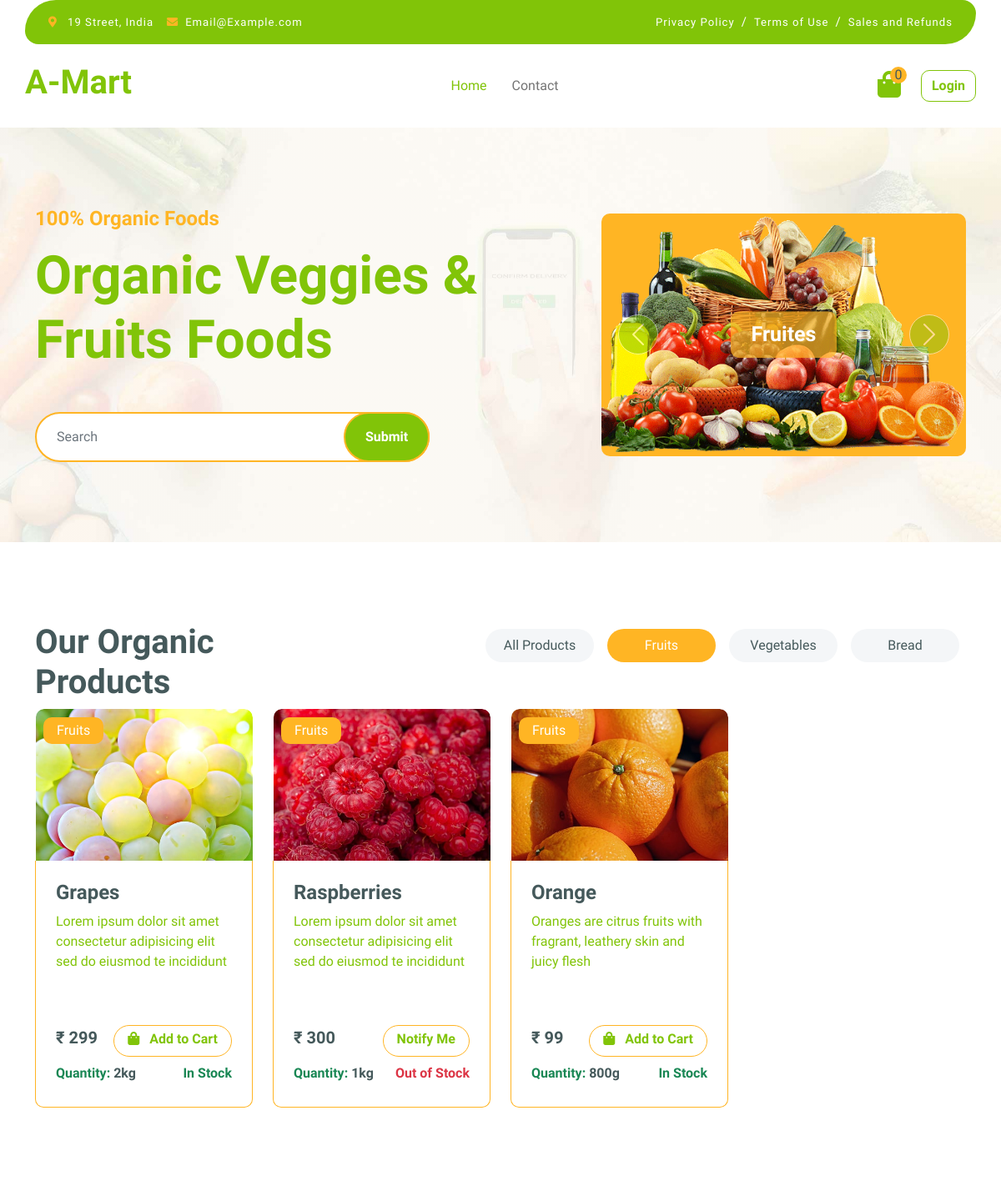
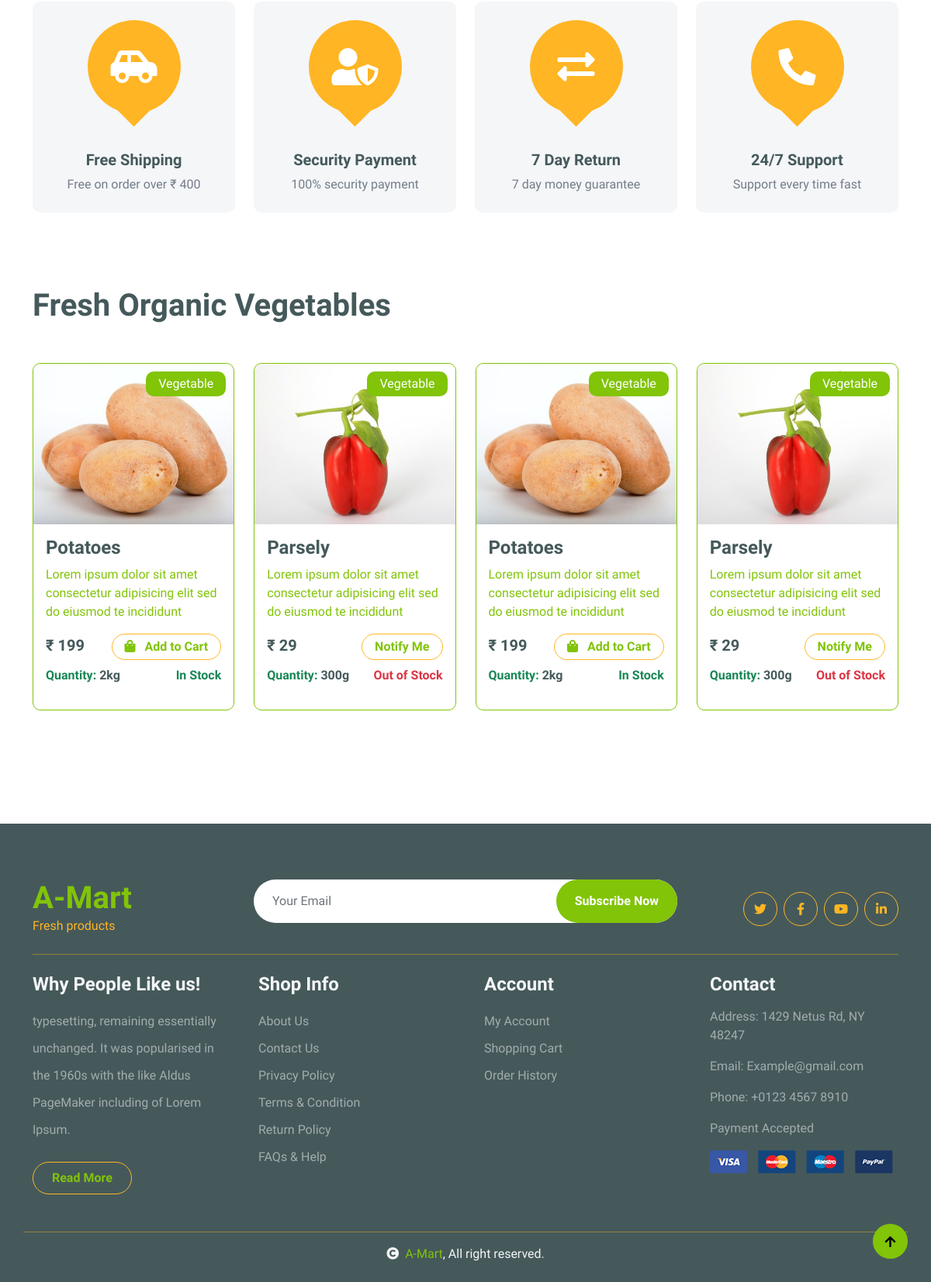
/?category=1, run on the app's committed database (2 pictures, top to bottom).
### mymart/models.py (models this page shows, shortened)
class Category(models.Model):
    name = models.CharField(max_length=100)
    def __str__(self):
        return self.name

class Product(models.Model):
    product_name = models.CharField(max_length=100)
    short_discriptions = models.TextField()
    discriptions = models.TextField()
    prd_category = models.ForeignKey(Category, on_delete=models.CASCADE, null=True)
    price = models.DecimalField(max_digits=10, decimal_places=0)
    stock_quantity = models.IntegerField(default=0, blank=False, null=True)
    prd_weight = models.CharField(max_length=50, blank=False, null=True)
    product_slug = AutoSlugField(populate_from='product_name',unique=True,null=True,default=None)
    image_name = models.CharField(max_length=100, blank=True)
    created_at = models.DateField(auto_now_add=True)
    @property
    def is_in_stock(self):
        return int(self.stock_quantity) > 0

### mymart/views.py (the view)
# urls.py: 2. Add a URL to urlpatterns:  path('', views.home, name='home')
def home(request):
    category_id = request.GET.get('category')
    myproduct = Product.objects.all()
    categories = Category.objects.all()
    vegitable_prd = Product.objects.filter(prd_category_id=2)
    if category_id:
        myproduct = Product.objects.filter(prd_category=category_id)
    if request.method == 'GET':
        search_prd = request.GET.get('search')
        if search_prd != None:
            myproduct = Product.objects.filter(product_name__icontains=search_prd)
    if request.user.is_authenticated: #use for count to cart item
        cart_items = Add_To_Cart.objects.filter(user=request.user)
    else:
        cart_items = []
    data = {
        'products':cart_items,
        'categories':categories,
        'myproduct':myproduct,
        'vegitable_prd':vegitable_prd,
        'selected_category': int(category_id) if category_id else None
    }
    return render(request, 'home.html', data)

### mymart/templates/home.html (shortened to what this page needs)
{% load static %}
<!DOCTYPE html>
<html lang="en">
    <head>
        {% include 'head.html' %}
    </head>
    <body>
         {% include 'header.html' %}
        <div class="container-fluid py-5 mb-5 hero-header">
            <div class="container py-5">
                <div class="row g-5 align-items-center">
                    <div class="col-md-12 col-lg-7">
                        <h4 class="mb-3 text-secondary">100% Organic Foods</h4>
                        <h1 class="mb-5 display-3 text-primary">Organic Veggies & Fruits Foods</h1>
                        <div class="position-relative mx-auto">
                            <form method="get">
                                <input class="form-control border-2 border-secondary w-75 py-3 px-4 rounded-pill" type="text" id="search" name="search" placeholder="Search">
                                <button type="submit" class="btn btn-primary border-2 border-secondary py-3 px-4 position-absolute rounded-pill text-white h-100" style="top: 0; right: 25%;">Submit</button>
                            </form>
                        </div>
                    </div>
                    <div class="col-md-12 col-lg-5">
                        <div id="carouselId" class="carousel slide position-relative" data-bs-ride="carousel">
                            <div class="carousel-inner" role="listbox">
                                <div class="carousel-item active rounded">
                                    <img src="{% static 'img/hero-img-1.png' %}" class="img-fluid w-100 h-100 bg-secondary rounded" alt="First slide">
                                    <a href="#" class="btn px-4 py-2 text-white rounded">Fruites</a>
                                </div>
                            </div>
                            <button class="carousel-control-prev" type="button" data-bs-target="#carouselId" data-bs-slide="prev">
                                <span class="carousel-control-prev-icon" aria-hidden="true"></span>
                            </button>
                            <button class="carousel-control-next" type="button" data-bs-target="#carouselId" data-bs-slide="next">
                                <span class="carousel-control-next-icon" aria-hidden="true"></span>
                            </button>
                        </div>
                    </div>
                </div>
            </div>
        </div>
        <div class="container-fluid fruite py-5">
            <div class="container">
                <div class="tab-class text-center">
                    <div class="row g-4">
                        <div class="col-lg-4 text-start">
                            <h1>Our Organic Products</h1>
                        </div>
                        <div class="col-lg-8 text-end">
                            <ul class="nav nav-pills d-inline-flex text-center mb-5">
                                <li class="nav-item">
                                    <a href="{% url 'home' %}" class="d-flex m-2 py-2 bg-light rounded-pill {% if not selected_category %} active {% endif %}">
                                        <span class="text-dark" style="width: 130px;">All Products</span>
                                    </a>
                                </li>
                                {% for category in categories %}
                                <li class="nav-item">
                                    <a href="{% url 'home' %}?category={{category.id}}" class="d-flex m-2 py-2 bg-light rounded-pill {% if selected_category == category.id %}active{% endif %}" >
                                        <span class="text-dark" style="width: 130px;">{{category.name}}</span>
                                    </a>
                                </li>
                                {% endfor %}
                            </ul>
                        </div>
                    </div>
                    <div class="tab-content">
                        <div class="tab-pane fade show p-0 active">
                            <div class="row g-4">
                                <div class="col-lg-12">
                                    <div class="row g-4">
                                        {% for allproduct in myproduct %}
                                        <div class="col-md-6 col-lg-4 col-xl-3 h-100">
                                            <a href="product-details/{{allproduct.product_slug}}">
                                                <div class="rounded position-relative fruite-item">
                                                    <div class="fruite-img">
                                                        <img src="{%static 'img/'%}{{allproduct.image_name}}.jpg" class="rounded-top" width="260px" height="182px" alt="{{allproduct.image_name}}">
                                                    </div>
                                                    <div class="text-white bg-secondary px-3 py-1 rounded position-absolute" style="top: 10px; left: 10px;">{{allproduct.prd_category}}</div>
                                                    <div class="p-4 border border-secondary border-top-0 rounded-bottom">
                                                        <h4 class="text-start">{{allproduct.product_name}}</h4>
                                                        <p class="text-start" style="height: 120px;">{{allproduct.short_discriptions}}</p>
                                                        <div class="d-flex justify-content-between flex-lg-wrap">
                                                            <p class="text-dark fs-5 fw-bold">₹ {{allproduct.price}}</p>
                                                            {% if allproduct.is_in_stock %}
                                                                {% if user.is_authenticated %}
                                                                    <a href="{% url 'cart' allproduct.id %}" class="btn border border-secondary rounded-pill px-3 py-1 mb-2 text-primary"><i class="fa fa-shopping-bag me-2 text-primary"></i> Add to Cart</a>
                                                                {% else %}
                                                                    <a href="{% url 'view_cart' %}" class="btn border border-secondary rounded-pill px-3 py-1 mb-2 text-primary"><i class="fa fa-shopping-bag me-2 text-primary"></i> Add to Cart</a>
                                                                {% endif %}
                                                            {% else %}
                                                                <a href="javascript:void(0);" class="btn border border-secondary rounded-pill px-3 py-1 mb-2 text-primary"></i> Notify Me</a>
                                                            {% endif %}
                                                        </div>
                                                        <div class="d-flex justify-content-between flex-lg-wrap">
                                                            <p class="fw-bold text-success text-start mb-1">
                                                                Quantity: <span class="text-dark">{{allproduct.prd_weight}}</span>
                                                            </p>
                                                            <p class="mb-0 {% if allproduct.is_in_stock %} text-success {% else %} text-danger {% endif %} fw-bold">
                                                                {% if allproduct.is_in_stock %}
                                                                 In Stock
                                                                {% else %}
                                                                 Out of Stock
                                                                {% endif %}
                                                            </p>
                                                        </div>
                                                    </div>
                                                </div>
                                            </a>
                                        </div>
                                        {% endfor %}
                                    </div>
                                </div>
                            </div>
                        </div>
                    </div>
                </div>
            </div>
        </div>
        <div class="container-fluid featurs py-5">
            <div class="container">
                <div class="row g-4">
                    <div class="col-md-6 col-lg-3">
                        <div class="featurs-item text-center rounded bg-light p-4">
                            <div class="featurs-icon btn-square rounded-circle bg-secondary mb-5 mx-auto">
                                <i class="fas fa-car-side fa-3x text-white"></i>
                            </div>
                            <div class="featurs-content text-center">
                                <h5>Free Shipping</h5>
                                <p class="mb-0">Free on order over ₹ 400</p>
                            </div>
                        </div>
                    </div>
                    <div class="col-md-6 col-lg-3">
                        <div class="featurs-item text-center rounded bg-light p-4">
                            <div class="featurs-icon btn-square rounded-circle bg-secondary mb-5 mx-auto">
                                <i class="fas fa-user-shield fa-3x text-white"></i>
                            </div>
                            <div class="featurs-content text-center">
                                <h5>Security Payment</h5>
                                <p class="mb-0">100% security payment</p>
                            </div>
                        </div>
                    </div>
                    <div class="col-md-6 col-lg-3">
                        <div class="featurs-item text-center rounded bg-light p-4">
                            <div class="featurs-icon btn-square rounded-circle bg-secondary mb-5 mx-auto">
                                <i class="fas fa-exchange-alt fa-3x text-white"></i>
                            </div>
                            <div class="featurs-content text-center">
                                <h5>7 Day Return</h5>
                                <p class="mb-0">7 day money guarantee</p>
                            </div>
                        </div>
                    </div>
                    <div class="col-md-6 col-lg-3">
                        <div class="featurs-item text-center rounded bg-light p-4">
                            <div class="featurs-icon btn-square rounded-circle bg-secondary mb-5 mx-auto">
                                <i class="fa fa-phone-alt fa-3x text-white"></i>
                            </div>
                            <div class="featurs-content text-center">
                                <h5>24/7 Support</h5>
                                <p class="mb-0">Support every time fast</p>
                            </div>
                        </div>
                    </div>
                </div>
            </div>
        </div>
        <div class="container-fluid vesitable py-5">
            <div class="container">
                <h1 class="mb-0">Fresh Organic Vegetables</h1>
                <div class="owl-carousel vegetable-carousel justify-content-center">
                    {% for vegitable in vegitable_prd %}
                    <div class="border border-primary rounded position-relative vesitable-item">
                        <a href="product-details/{{vegitable.product_slug}}">
                            <div class="vesitable-img">
                                <img src="{%static 'img/'%}{{vegitable.image_name}}.jpg" class="img-fluid w-100 rounded-top" alt="">
                            </div>
                            <div class="text-white bg-primary px-3 py-1 rounded position-absolute" style="top: 10px; right: 10px;">Vegetable</div>
                            <div class="p-3 rounded-bottom">
                                <h4>{{vegitable.product_name}}</h4>
                                <p>{{vegitable.short_discriptions}}</p>
                                <div class="d-flex justify-content-between flex-lg-wrap">
                                    <p class="text-dark fs-5 fw-bold mb-0">₹ {{vegitable.price}}</p>
                                    {% if vegitable.is_in_stock %}
                                        {% if user.is_authenticated %}
                                            <a href="{% url 'cart' vegitable.id %}" class="btn border border-secondary rounded-pill px-3 py-1 mb-2 text-primary"><i class="fa fa-shopping-bag me-2 text-primary"></i> Add to Cart</a>
                                        {% else %}
                                            <a href="{% url 'view_cart' %}" class="btn border border-secondary rounded-pill px-3 py-1 mb-2 text-primary"><i class="fa fa-shopping-bag me-2 text-primary"></i> Add to Cart</a>
                                        {% endif %}
                                    {% else %}
                                        <a href="javascript:void(0);" class="btn border border-secondary rounded-pill px-3 py-1 mb-2 text-primary">Notify Me</a>
                                    {% endif %}
                                </div>
                                <div class="d-flex justify-content-between">
                                    <p class="fw-bold text-success text-start mb-1">
                                        Quantity: <span class="text-dark">{{vegitable.prd_weight}}</span>
                                    </p>
                                    <p class="mb-3 text-end {% if vegitable.is_in_stock %} text-success {% else %} text-danger {% endif %} fw-bold">
                                        {% if vegitable.is_in_stock %}
                                            In Stock
                                        {% else %}
                                            Out of Stock
                                        {% endif %}
                                    </p>
                                </div>
                            </div>
                        </a>
                    </div>
                    {% endfor %}
                </div>
            </div>
        </div>
        {% include 'footer.html' %}
    </body>
</html>

### data on the page
Category: name "Fruits"
Category: name "Vegetables"
Category: name "Bread"
Product: image_name (picture), prd_category "Fruits", product_name "Grapes", short_discriptions "Lorem ipsum dolor sit amet consectetur adipisicing elit sed do eiusmod te incididunt", price "299", stock_quantity "Add to Cart", prd_weight "2kg"
Product: image_name (picture), prd_category "Fruits", product_name "Raspberries", short_discriptions "Lorem ipsum dolor sit amet consectetur adipisicing elit sed do eiusmod te incididunt", price "300", stock_quantity "Notify Me", prd_weight "1kg"
Product: image_name (picture), prd_category "Fruits", product_name "Orange", short_discriptions "Oranges are citrus fruits with fragrant, leathery skin and juicy flesh", price "99", stock_quantity "Add to Cart", prd_weight "800g"
Product: image_name (picture), product_name "Potatoes", short_discriptions "Lorem ipsum dolor sit amet consectetur adipisicing elit sed do eiusmod te incididunt", price "199", stock_quantity "Add to Cart", prd_weight "2kg"
Product: image_name (picture), product_name "Parsely", short_discriptions "Lorem ipsum dolor sit amet consectetur adipisicing elit sed do eiusmod te incididunt", price "29", stock_quantity "Notify Me", prd_weight "300g"

### other printed values
{{ products|length }} "0"
